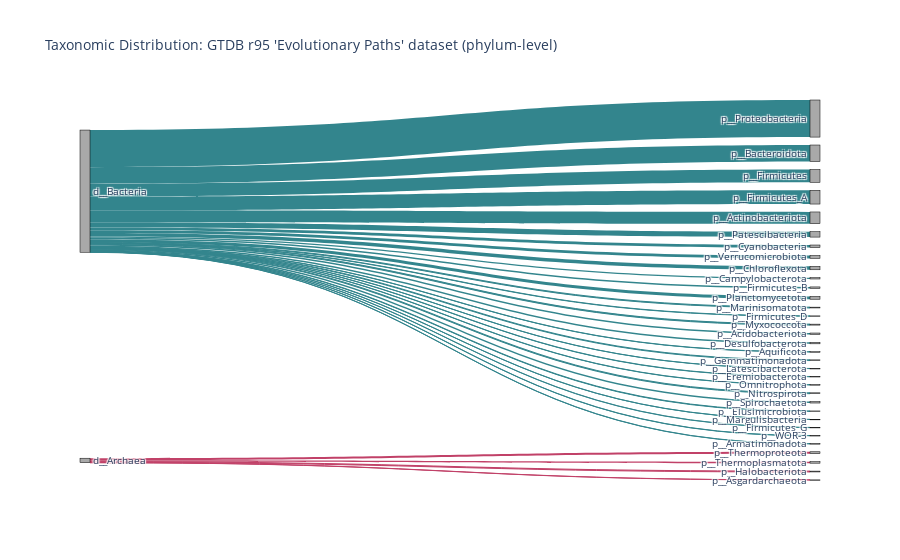

The notebook cell this image was saved under:
### Code cell
title = "Taxonomic Distribution: GTDB r95 'Evolutionary Paths' dataset (phylum-level)"
fig = lineages_to_flow(title, all_lineages, stop_rank="phylum", color_rank="superkingdom")
#fig.write_html('test.html')
fig.write_html('gtdb95-evolpaths-taxonomysankey.phylum.html')#, auto_open=True)
#fig.write_image("test_sankey.pdf")
#fig.write_image("test_sankey.png", scale=1)
fig.show()

### Figure 1 — Plotly figure (JSON) as saved in the notebook; plotly's stock layout.template omitted (floating-point values rounded to 4 significant figures)
{"data": [{"link": {"color": ["#33858d", "#33858d", "#33858d", "#33858d", "#33858d", "#33858d", "#33858d", "#33858d", "#33858d", "#33858d", "#33858d", "#33858d", "#33858d", "#33858d", "#33858d", "#33858d", "#33858d", "#33858d", "#33858d", "#33858d", "#33858d", "#33858d", "#33858d", "#33858d", "#33858d", "#33858d", "#33858d", "#33858d", "#33858d", "#c14168", "#c14168", "#c14168", "#c14168"], "label": ["0.3% of total genomes", "10.2% of total genomes", "0.2% of total genomes", "1.0% of total genomes", "0.6% of total genomes", "9.3% of total genomes", "0.8% of total genomes", "0.5% of total genomes", "0.1% of total genomes", "1.2% of total genomes", "0.2% of total genomes", "0.2% of total genomes", "0.4% of total genomes", "1.1% of total genomes", "10.9% of total genomes", "1.2% of total genomes", "0.1% of total genomes", "0.7% of total genomes", "4.3% of total genomes", "2.0% of total genomes", "29.3% of total genomes", "1.1% of total genomes", "0.2% of total genomes", "0.2% of total genomes", "2.3% of total genomes", "0.1% of total genomes", "13.1% of total genomes", "2.7% of total genomes", "2.2% of total genomes", "1.5% of total genomes", "1.2% of total genomes", "0.7% of total genomes", "0.1% of total genomes"], "source": [1, 1, 1, 1, 1, 1, 1, 1, 1, 1, 1, 1, 1, 1, 1, 1, 1, 1, 1, 1, 1, 1, 1, 1, 1, 1, 1, 1, 1, 12, 12, 12, 12], "target": [0, 2, 3, 4, 5, 6, 7, 8, 9, 10, 13, 14, 16, 17, 18, 19, 20, 21, 22, 23, 24, 27, 28, 29, 30, 31, 32, 33, 34, 11, 15, 25, 26], "value": [18, 680, 11, 69, 43, 622, 51, 36, 6, 82, 14, 12, 26, 76, 728, 77, 7, 45, 287, 137, 1959, 76, 11, 11, 152, 10, 874, 183, 150, 103, 82, 45, 7]}, "node": {"color": "darkgrey", "label": ["p__Firmicutes_D", "d__Bacteria", "p__Firmicutes", "p__Aquificota", "p__Campylobacterota", "p__Marinisomatota", "p__Actinobacteriota", "p__Myxococcota", "p__Gemmatimonadota", "p__Latescibacterota", "p__Firmicutes_B", "p__Thermoproteota", "d__Archaea", "p__Eremiobacterota", "p__Omnitrophota", "p__Thermoplasmatota", "p__Elusimicrobiota", "p__Acidobacteriota", "p__Firmicutes_A", "p__Desulfobacterota", "p__Margulisbacteria", "p__Nitrospirota", "p__Patescibacteria", "p__Cyanobacteria", "p__Proteobacteria", "p__Halobacteriota", "p__Asgardarchaeota", "p__Spirochaetota", "p__Firmicutes_G", "p__WOR-3", "p__Verrucomicrobiota", "p__Armatimonadota", "p__Bacteroidota", "p__Chloroflexota", "p__Planctomycetota"], "line": {"color": "black", "width": 0.5}, "pad": 15, "thickness": 10}, "type": "sankey"}], "layout": {"autosize": true, "font": {"size": 10}, "title": {"text": "Taxonomic Distribution: GTDB r95 'Evolutionary Paths' dataset (phylum-level)"}}}
